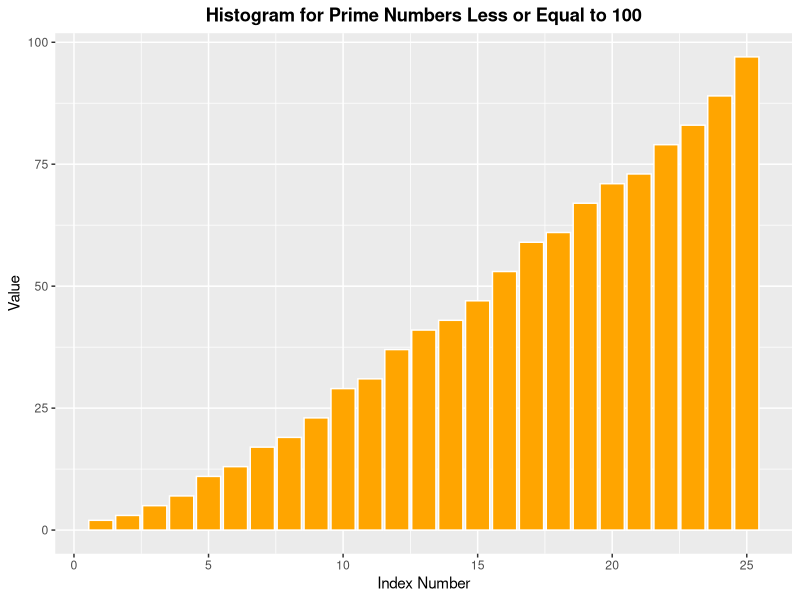

This chart was generated by the following R code: (Note: this script raises an error after producing the figure.)
## ---- chunk 1

prime_numbers <- function(x)
{
# numbers that are less than 2 are not prime numbers
  if(x < 2) 
    return(FALSE)
# create empty vector to store results. 
  primes <- vector()
# run the for loop to test for prime numbers beginning from 2
  for(i in 2:x) 
    if(!any(i %% primes == 0))
      primes <- c(primes, i)
  return(primes)
}
# assign the results in a new variable for the histogram
prime100 <- prime_numbers(100)

# print all prime numbers from 2 up to 100
prime_numbers(100)

## ---- chunk 2
library(ggplot2)
indexnum <- seq(1, 25)
prime100 <- as.data.frame(cbind(indexnum, prime100))

ggplot(data = data.frame(prime100), mapping = aes(x = indexnum, y = prime100)) + 
  geom_bar(stat = "identity",col="white",fill="orange") + xlab("Index Number") +
  ylab("Value") + ggtitle("Histogram for Prime Numbers Less or Equal to 100") + 
    theme(plot.title = element_text(hjust = 0.5, face="bold"), 
          plot.subtitle = element_text(hjust = 0.5))
## ---- chunk 3

snowdays <- 1- ppois(4,1)
snowdays

## ---- chunk 4
avgsleep <- c(7,6,5,8,6,6,4,5,8,7)

n <- length(avgsleep)
sample_mean <-mean(avgsleep) 
Sd <- sd(avgsleep) 
se <- Sd / sqrt(n) 

# print summary data 
n
sample_mean
Sd
se
## ---- chunk 5
qt(0.975,9) # upper threshold
qt(0.025,9) # lower threshold

## ---- chunk 6
2*(1-pt(2,9))# p-value for two-tailed test

## ---- chunk 7
2*(1-pt(2.30,12)) # p-value 
## ---- chunk 8
Finals_Hours = c( 5,4,5,7,5,4,5,4,6,5)
Usual_Hours = c(7,6,5,8,6,6,4,5,8,7)


# Create a data frame
avgsleep.hours <- data.frame (group = rep(c("Finals_Hours", "Usual_Hours"), each=10), 
                           sleep_hrs = c(Finals_Hours, Usual_Hours)
                           )
# Compute paired t-test
t.test(sleep_hrs ~ group, data= avgsleep.hours, paired = TRUE)

## ---- chunk 9
qt(0.975,9) # upper threshold for two-tailed test.
qt(0.025,9) # lower threshold for two-tailed test. 
2 * pt(3.67,9,lower.tail = FALSE) # P-value 

## ---- chunk 10
qchisq(0.95,df=1) # threshold value
1-pchisq(2,df=1) # p-value
## ---- chunk 11
qf(0.95,2,37)  #threshold value for F test.

1-pf(3.7,2,37) #p-value 
